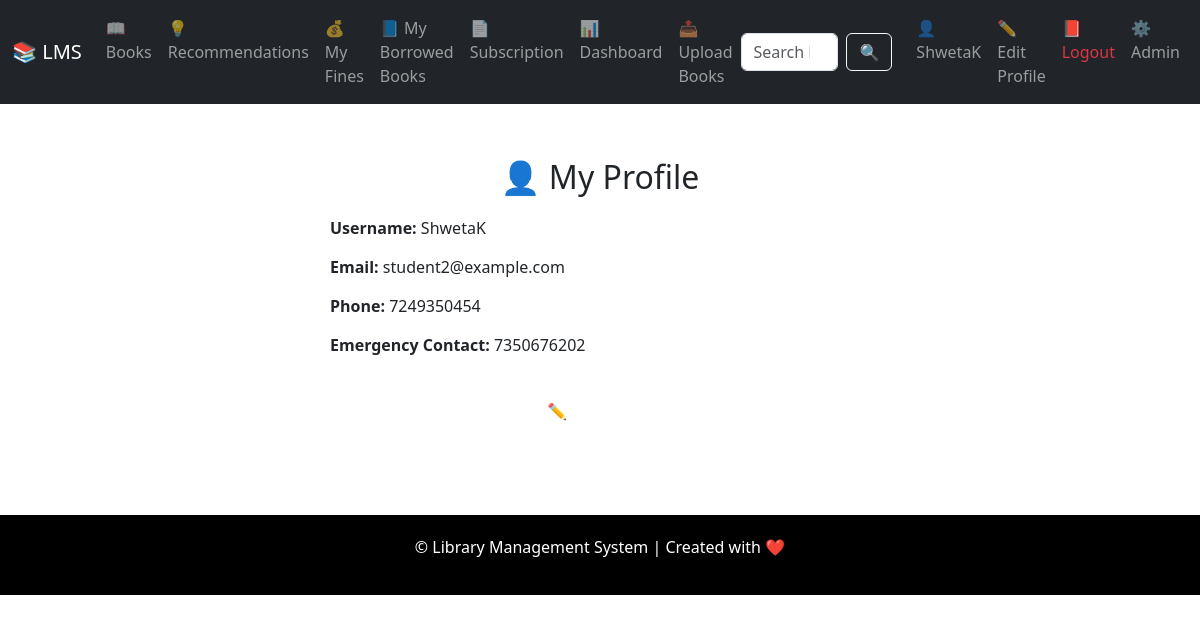
The page /iam/profile/ (signed in) on the database its author committed.
### iam/models.py (models this page shows, shortened)
class UserProfile(models.Model):
    user = models.OneToOneField(User, on_delete=models.CASCADE)
    phone_no = models.CharField(max_length=15)
    email = models.EmailField(unique=True)
    photo = models.ImageField(upload_to='profile_photos/', blank=True, null=True)
    emergency_contact_no = models.CharField(max_length=15)
    is_active = models.BooleanField(default=True)

### iam/views.py (the view)
# urls.py: path('profile/', UserProfileView.as_view(), name='profile'),  # ✅ CBV
class UserProfileView(LoginRequiredMixin, View):
    def get(self, request):
        try:
            profile = UserProfile.objects.get(user=request.user)
        except UserProfile.DoesNotExist:
            messages.error(request, "⚠️ Profile not found.")
            return redirect('iam:signup')
        return render(request, 'iam/profile.html', {
            'profile': profile,
            'user': request.user,
        })

### templates/iam/profile.html (shortened to what this page needs)
{% extends 'base.html' %}
{% block content %}
  <div class="profile-container">
    <h2>👤 My Profile</h2>
    <div class="info-row">
      <span class="info-label">Username:</span> {{ user.username }}
    </div>
    <div class="info-row">
      <span class="info-label">Email:</span> {{ profile.email|default:"(not provided)" }}
    </div>
    <div class="info-row">
      <span class="info-label">Phone:</span> {{ profile.phone_no|default:"(not set)" }}
    </div>
    <div class="info-row">
      <span class="info-label">Emergency Contact:</span> {{ profile.emergency_contact_no|default:"(not set)" }}
    </div>
    <a href="{% url 'iam:edit_profile' %}" class="edit-btn">✏️ Edit Profile</a>
  </div>
{% endblock %}

### templates/base.html (shortened to what this page needs)
<!DOCTYPE html>
<html>
<head>
  <link href="https://cdn.jsdelivr.net/npm/bootstrap@5.3.0/dist/css/bootstrap.min.css" rel="stylesheet">
</head>
<body>
<nav class="navbar navbar-expand-lg navbar-dark bg-dark">
  <div class="container-fluid">
    <a class="navbar-brand" href="/">📚 LMS</a>
    <div class="collapse navbar-collapse" id="navbarNav">
      <ul class="navbar-nav me-auto mb-2 mb-lg-0">
        <li class="nav-item"><a class="nav-link" href="{% url 'books:book_list' %}">📖 Books</a></li>
        <li class="nav-item"><a class="nav-link" href="{% url 'books:book_recommendation' %}">💡 Recommendations</a></li>
        <li class="nav-item"><a class="nav-link" href="{% url 'books:my_fines' %}">💰 My Fines</a></li>
        <li class="nav-item"><a class="nav-link" href="{% url 'books:my_borrowed_books' %}">📘 My Borrowed Books</a></li>
        <li class="nav-item"><a class="nav-link" href="{% url 'subscription:select_plan' %}">📄 Subscription</a></li>
        {% if user.is_authenticated %}
          <li class="nav-item"><a class="nav-link" href="{% url 'books:user_dashboard' %}">📊 Dashboard</a></li>
        {% endif %}
        {% if user.is_authenticated and user.is_staff %}
          <li class="nav-item"><a class="nav-link" href="{% url 'subscription:upload_bulk_books' %}">📤 Upload Books</a></li>
        {% endif %}
      </ul>
      <form class="d-flex search-form" role="search" method="get" action="{% url 'books:search_books' %}">
        <input class="form-control me-2" type="search" name="q" placeholder="Search Books..." aria-label="Search">
        <button class="btn btn-outline-light" type="submit">🔍</button>
      </form>
      <ul class="navbar-nav ms-3">
        {% if user.is_authenticated %}
          <li class="nav-item">
            <a class="nav-link" href="{% url 'iam:profile' %}">👤 {{ user.username }}</a>
          </li>
          <li class="nav-item">
            <a class="nav-link" href="{% url 'iam:edit_profile' %}">✏️ Edit Profile</a>
          </li>
          <li class="nav-item">
            <a class="nav-link text-danger" href="{% url 'iam:logout' %}">📕 Logout</a>
          </li>
        {% endif %}
        {% if user.is_superuser %}
          <li class="nav-item"><a class="nav-link" href="/admin/">⚙️ Admin</a></li>
        {% endif %}
      </ul>
    </div>
  </div>
</nav>
<div class="container my-4">
  {% block content %}{% endblock %}
</div>
<footer>
  <p>&copy; {{ now|date:"Y" }} Library Management System | Created with ❤️</p>
</footer>
</body>
</html>

### templates/base.html (style rules this page uses)
body { background-color: #f8f9fa; }
footer { margin-top: 50px; padding: 20px 0; background-color:black; color: white; text-align: center; }
.search-form input { max-width: 200px; }

### templates/iam/profile.html (style rules this page uses)
body { background-color:white; font-family: 'Segoe UI', Tahoma, Geneva, Verdana, sans-serif; }
.profile-container { max-width: 600px; margin: auto; background-color: #fff; padding: 30px; border-radius: 12px; box-shadow: 0 4px 12px red(0, 0, 0, 0.1); }
h2 { text-align: center; color:dark blue; margin-bottom: 20px; }
.info-row { margin-bottom: 15px; font-size: 16px; }
.info-label { font-weight: bold; color: dark blue; }
.edit-btn { display: block; width: 100%; padding: 12px; background-color:sky blue; color: white; text-align: center; border-radius: 6px; text-decoration: none; font-size: 1em; margin-top: 30px; }

### rows shown on the page
UserProfile: email "student2@example.com", phone_no "7249350454", emergency_contact_no "7350676202"

### other values the page prints
{{ user.username }} "ShwetaK"
